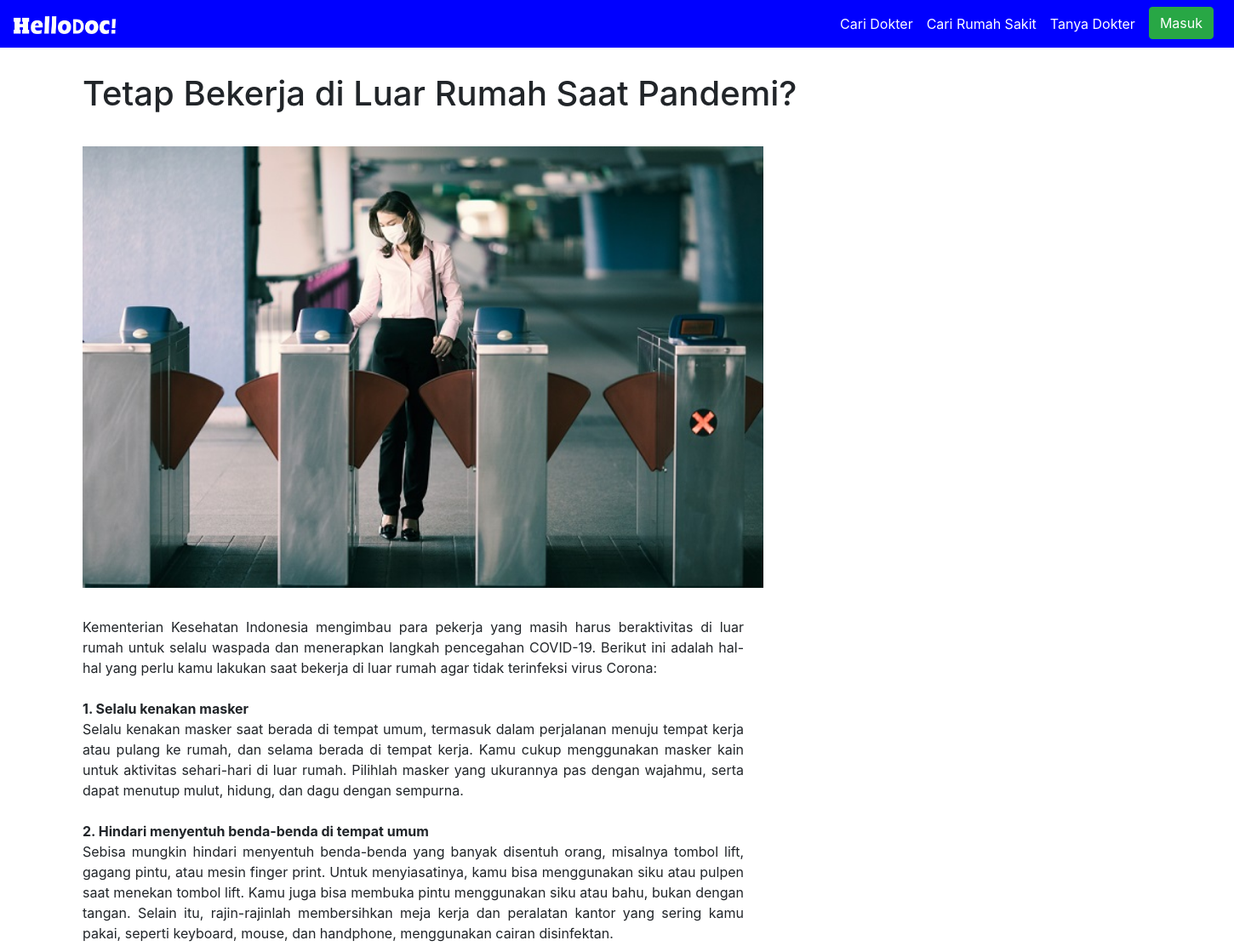
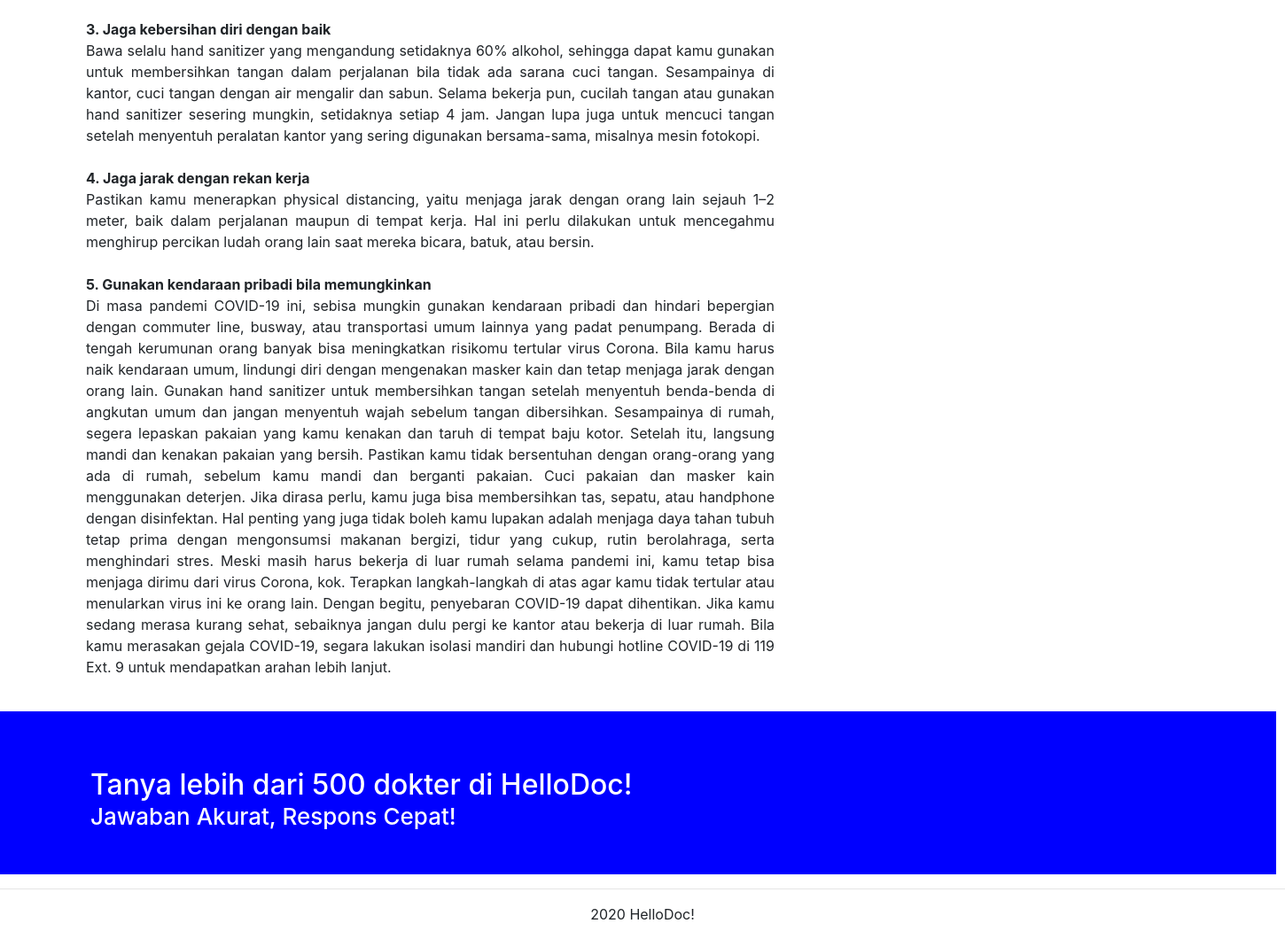
/index.php/TambahArtikel_controller/readArtikel/15, run on the app's committed database (2 pictures, top to bottom).
### tables this page shows
CREATE TABLE `tb_artikel` (
  `id_artikel` int(11) NOT NULL,
  `id_pengguna` int(11) NOT NULL,
  `judul_artikel` varchar(50) NOT NULL,
  `deskripsi` text NOT NULL,
  `foto_artikel` text NOT NULL
);

### application/controllers/TambahArtikel_controller.php (called while the page is built, shortened)
<?php
class TambahArtikel_controller extends CI_Controller {
	function __construct(){
         $this->load->library(array('form_validation'));
         $this->load->helper(array('url','form'));
         $this->load->model('TambahArtikel_model');
    }
	public function readArtikel($id){
		$getData = $this->db->get_where('tb_artikel',['id_artikel' => $id])->row();
		$data = array(
			'judul_artikel' => $getData->judul_artikel,
			'deskripsi' => $getData->deskripsi,
			'foto' => $getData->foto_artikel
		);
		$this->load->view('Read_artikel',$data);
	}
}

### index.php (called while the page is built, shortened)
<?php
require_once BASEPATH.'core/CodeIgniter.php';

### application/views/Read_artikel.php (the view, shortened to what this page needs)
<div class="container" style="margin-top: 86px; margin-left: 82px;">
	<h1 style="width: 860px;"><?= $judul_artikel?></h1>
	<img src="<?= base_url('assets/').$foto?>" style="margin-top: 30px; width: 800px;">
	<div style="width: 70%; margin-top: 34px; margin-bottom: 38px;"><?= $deskripsi?></div>
</div>
<hr>
<div class="footer-copyright" style="text-align: center;">
  <p>2020 HelloDoc!</p>
</div>

### data on the page
tb_artikel: judul_artikel "Tetap Bekerja di Luar Rumah Saat Pandemi?", foto_artikel (picture), deskripsi "Kementerian Kesehatan Indonesia mengimbau para pekerja yang masih harus beraktivitas di luar rumah untuk selalu waspada dan menerapkan langkah pencegahan COVID-19. Berikut ini adalah hal-hal yang perlu kamu lakukan saat bekerja di luar rumah agar tidak terinfeksi virus Corona: 1. Selalu kenakan masker Selalu kenakan masker saat berada di tempat umum, termasuk dalam perjalanan menuju tempat kerja atau pulang ke rumah, dan selama berada di tempat kerja. Kamu cukup menggunakan masker kain untuk aktivitas sehari-hari di luar rumah. Pilihlah masker yang ukurannya pas dengan wajahmu, serta dapat menutup mulut, hidung, dan dagu dengan sempurna. 2. Hindari menyentuh benda-benda di tempat umum…"
